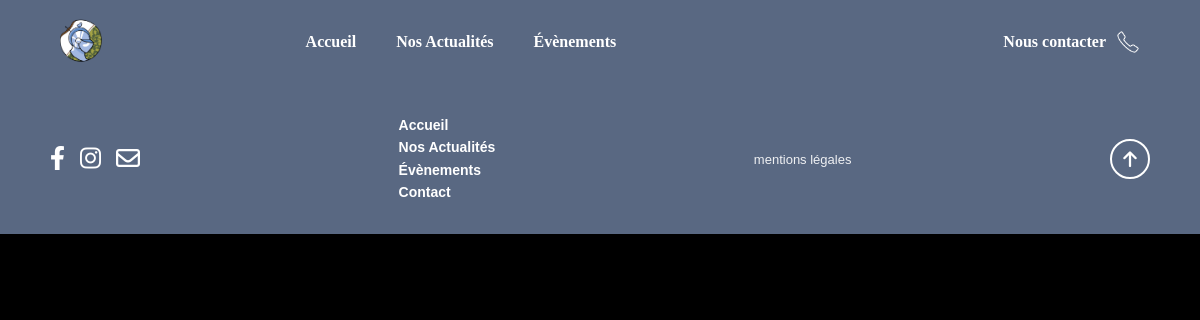
The app's page /scripts/danse.php, older data.
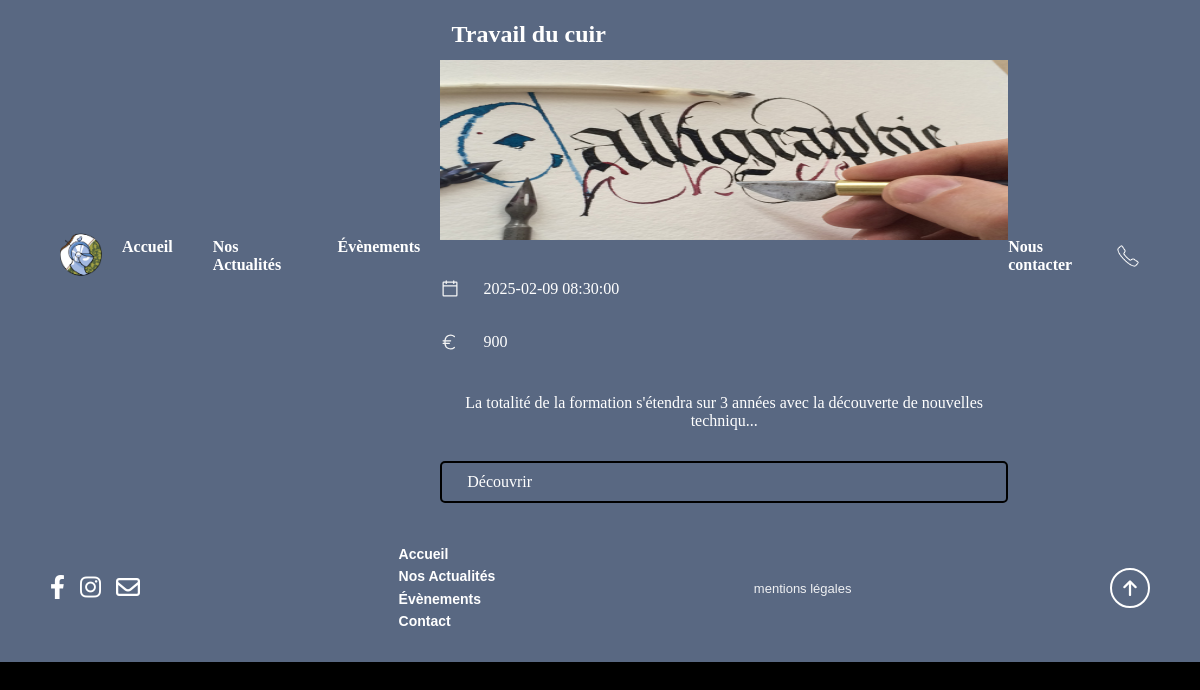
The same page, newer data.
### tables this page shows
CREATE TABLE `evenement` (
  `id_evenement` int(11) NOT NULL,
  `titre` varchar(200) NOT NULL,
  `date_debut` datetime NOT NULL,
  `date_fin` datetime NOT NULL,
  `prix` decimal(10,2) DEFAULT NULL,
  `description` text DEFAULT NULL
);

### classes/Evenement.php (called while the page is built, shortened)
<?php
class Evenement {
    public $id_evenement = 0;
    public $titre = "";
    public $prix ="" ;
    public function __construct(
        int $id_evenement = null,
        string $titre = '',
        string $date_debut = '',
        string $date_fin = '',
        ?float $prix = null,
        ?string $description = null
    ) {
        $this->id_evenement = $id_evenement;
        $this->titre = $titre;
        $this->date_debut = $date_debut;
        $this->prix = $prix;
        $this->description = $description;
    }
    public function getIdEvenement(): int
    {
        return $this->id_evenement;
    }
    public function getTitre(): string
    {
        return $this->titre;
    }
    public function getDateDebut(): string
    {
        return $this->date_debut;
    }
    public function getPrix(): ?float
    {
        return $this->prix;
    }
    public function getDescription(): ?string
    {
        return $this->description;
    }
    public static function getAllEvenements(): array
    {
        $config = new Config();
        $db = Database::getInstance($config->host,$config->database,$config->port,$config->username,$config->password);
        $connection = $db->getConnection();
        $stmt = $connection->query("SELECT * FROM evenement ORDER BY date_debut ASC");
        $evenements = [];
        while ($row = $stmt->fetch()) {
            $evenement = new Evenement(
                $row['id_evenement'],
                $row['titre'],
                $row['date_debut'],
                $row['date_fin'],
                $row['prix'],
                $row['description']
            );
            $evenements[] = $evenement;
        }
        return $evenements;
    }
}
?>

### scripts/danse.php (the view, shortened to what this page needs)
<!DOCTYPE html>
<html lang="fr">
<head>
        <link rel="stylesheet" href="../css/styles.css">
</head>
<body>
<header class="main-header">
    <div class="header-container">
        <div class="logo">
            <img src="../css/images/Logo-pousinade-blanc.png" alt="Logo Pousinade">
        </div>
        <nav class="nav-menu">
            <ul>
                <li><a href="../index.php">Accueil</a></li>
                <li><a href="actualite.php">Nos Actualités</a></li>
                <li><a href="evenements.php">Évènements</a></li>
            </ul>
        </nav>
        <?php include('../classes/Database.php');
include('../classes/Evenement.php');
try {
    $evenements = Evenement::getAllEvenements();
} catch (Exception $e) {
    echo "Erreur : " . $e->getMessage();
}
?>
<section class="pageateliers">
        <?php foreach ($evenements as $evenement) : ?>
            <?php if ($evenement->getIdEvenement() == 4) : ?>
                <h1>
                    <?php echo htmlspecialchars($evenement->getTitre()); ?>
                </h1>
                <img src="../css/images/calligraphie.jpg" alt="Calligraphie" class="image-atelier">
                <div class="infos">
                    <div class="info">
                        <img src="../css/images/calendrier.svg" alt="" class="icon">
                        <p><?php echo htmlspecialchars($evenement->getDateDebut()); ?></p>
                    </div>
                    <div class="info">
                        <img src="../css/images/euro.svg" alt="" class="icon">
                        <p><?php echo htmlspecialchars($evenement->getPrix() ?? 'Gratuit'); ?></p>
                    </div>
                </div>
                <p class="description">
                    <?php echo substr(htmlspecialchars($evenement->getDescription()), 0, 100); ?>...
                </p>
                <p class="decouvrir">Découvrir</p>
            <?php endif; ?>
        <?php endforeach; ?>
</section>
        <div class="header-contact">
            <a href="contact.php">
                Nous contacter <img src="../css/images/favicon-phone.png" alt="Téléphone" class="phone-icon">
            </a>
        </div>
    </div>
</header>
<footer class="main-footer">
  <div class="footer-icons">
    <a href="https://www.facebook.com/roideloiseauofficiel"><i class="fab fa-facebook-f"></i></a>
    <a href="https://www.instagram.com/roideloiseauofficiel"><i class="fab fa-instagram"></i></a>
    <a href="mailto:lapousinade@gmail.com"><i class="far fa-envelope"></i></a>
  </div>
  <ul class="footer-links">
    <li><a href="../index.php">Accueil</a></li>
    <li><a href="actualite.php">Nos Actualités</a></li>
    <li><a href="evenements.php">Évènements</a></li>
    <li><a href="contact.php">Contact</a></li>
  </ul>
  <div class="footer-legal">
    <a href="mentionslegales.php">mentions légales</a>
  </div>
  <div class="footer-scroll">
    <a href="#"><i class="fas fa-arrow-up"></i></a>
  </div>
</footer>
<link rel="stylesheet" href="https://cdnjs.cloudflare.com/ajax/libs/font-awesome/6.0.0/css/all.min.css">
</body>
</html>

### css/styles.css (style rules this page uses)
* { margin: 0; padding: 0; box-sizing: border-box; }
body { font-family: "policeCorps" ; color: rgb(255, 255, 255); background-color: #000000; }
h1 { font-family: "policetitre"; color: rgb(255, 255, 255); padding: 2%; }
p { padding: 2%; }
a { text-decoration: none; color: white; }
.image-atelier { width: 100%; height: 180px; margin-bottom: 25px; }
.infos { width: 100%; margin-bottom: 20px; }
.info { display: flex; align-items: center; gap: 12px; margin-bottom: 12px; }
.icon { width: 20px; }
.description { text-align: center; margin-bottom: 20px; }
.decouvrir { margin-top: auto; padding: 10px 25px; border: 2px solid #000; border-radius: 5px; font-family: "policeCorps"; }
.main-header { background-color: #596882; color: white; padding: 10px 5%; box-shadow: 0 2px 5px rgba(0,0,0,0.2); font-family: "policeCorps"; }
.header-container { display: flex; justify-content: space-between; align-items: center; }
.logo img { height: 60px; border-radius: 50%; }
.nav-menu ul { list-style: none; display: flex; margin: 0; padding: 0; }
.nav-menu ul li { margin: 0 20px; }
.nav-menu ul li a { color: white; text-decoration: none; font-weight: bold; font-family: "policeCorps"; transition: color 0.3s; }
.header-contact a { color: white; text-decoration: none; font-weight: bold; font-family: "policeCorps"; display: flex; align-items: center; }
.header-contact .phone-icon { margin-left: 10px; height: 1.5em; width: auto; vertical-align: middle; filter: brightness(0) invert(1); }
.main-footer { background-color: #596882; color: #fff; padding: 30px 50px; display: flex; justify-content: space-between; align-items: center; font-family: 'Arial', sans-serif; }
.footer-icons { display: flex; gap: 15px }
.footer-icons a { color: #fff; text-decoration: none; font-size: 24px; }
.footer-links { list-style: none; padding: 0; margin: 0; }
.footer-links a { color: #fff; text-decoration: none; font-weight: bold; font-size: 14px; line-height: 1.6; }
.footer-legal a { color: #fff; text-decoration: none; font-size: 13px; opacity: 0.9; }
.footer-scroll a { color: #fff; text-decoration: none; font-size: 18px; border: 2px solid #fff; border-radius: 50%; width: 35px; height: 35px; display: flex; justify-content: center; align-items: center; }
html { scroll-behavior: smooth; }
.footer-scroll a { color: #fff; text-decoration: none; border: 2px solid #fff; border-radius: 50%; width: 40px; height: 40px; display: inline-flex; justify-content: center; align-items: center; transition: all 0.3s ease; }

Row changes from the older to the newer data that the page shows:
added evenement: titre "Travail du cuir", date_debut "2025-02-09 08:30:00", prix "900", description "La totalité de la formation s'étendra sur 3 années avec la découverte de nouvelles techniqu"
